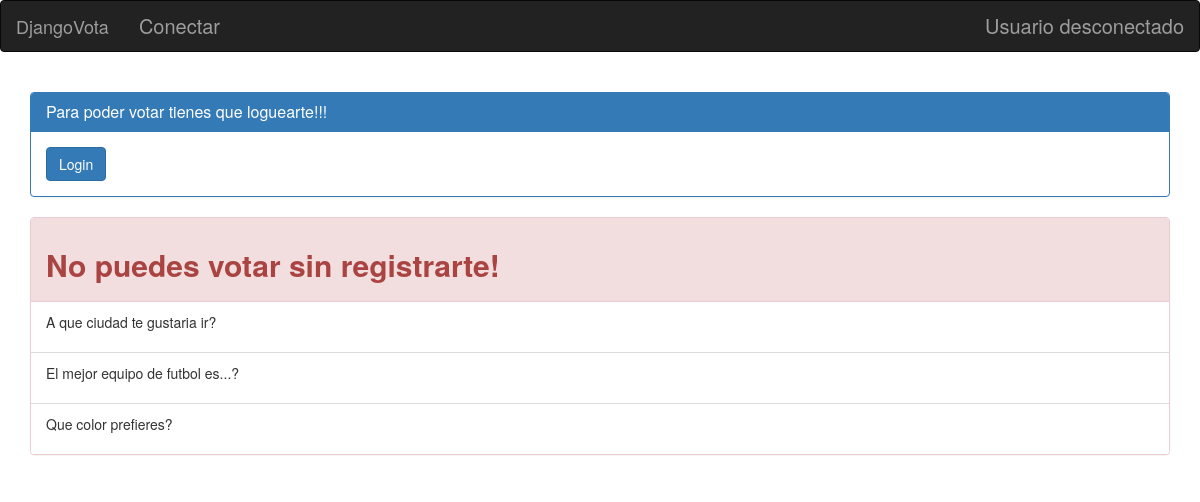
Before: /index/ with the older database file.
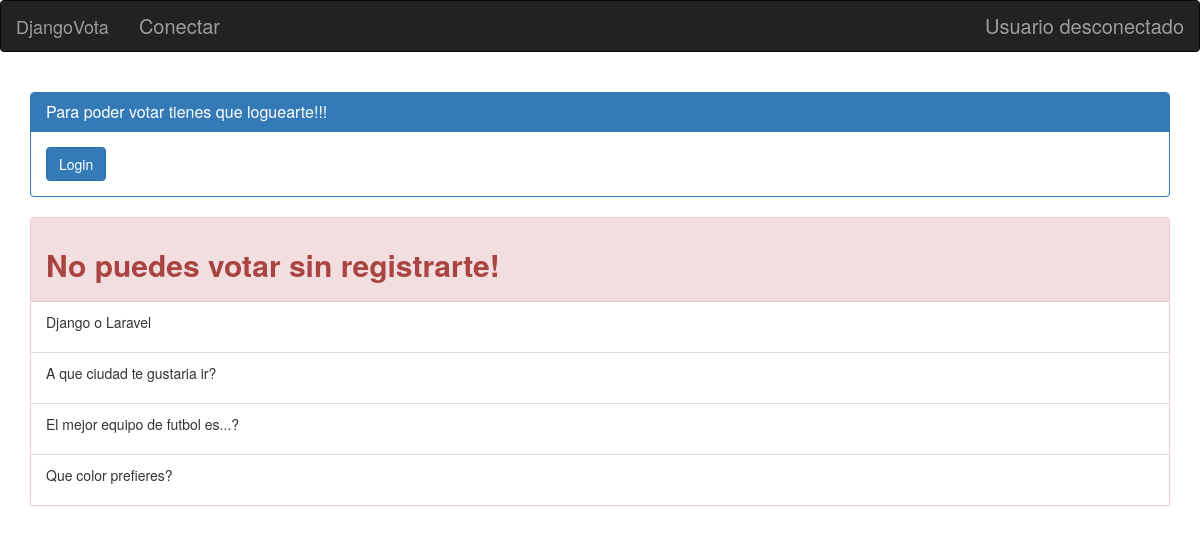
After: the same page with the newer database file.
### polls/models.py (models this page shows, shortened)
class Pregunta(models.Model):
	author = models.ForeignKey(settings.AUTH_USER_MODEL,on_delete=models.CASCADE,)
	textPregunta = models.CharField(max_length=200)
	dataPubli = models.DateTimeField('Fecha de publicacion')

### polls/views.py (the view)
# urls.py: path('index/', views.IndexView.as_view(), name='index'),
class IndexView(generic.ListView):
    template_name = 'polls/index.html'
    context_object_name = 'latest_question_list'
    def get_queryset(self):
        return Pregunta.objects.order_by('-dataPubli')[:5]

### polls/templates/polls/index.html (shortened to what this page needs)
{% extends 'base_generic.html' %}
{%block content%}
<div id="principal">
	{% load static %}
	<link rel="stylesheet" type="text/css" href="{% static 'polls/style.css' %}" />
{% if user.is_authenticated %}
	<div class="panel panel-primary" style="width: 700px; margin-left: 10%">
  			<div class="panel-heading"><h2><strong>A votar</strong></h2></div>
 				{% if latest_question_list %}
  				<ul class="list-group">
  					{% for pregunta in latest_question_list %}
        				<li class="list-group-item"><a href="{% url 'polls:detail' pregunta.id %}">{{ pregunta.textPregunta }}</a></li>
    				{% endfor %}
  				</ul>
  				{% else %}
    				<p>No hay opciones para votar.</p>
				{% endif %}
		</div>
		{%else%}
		<div class="container">
		<div class="panel panel-primary">
  			<div class="panel-heading">
    			<h3 class="panel-title">Para poder votar tienes que loguearte!!!</h3>
  			</div>
  			<div class="panel-body">
    			<a href="http://127.0.0.1:8000/accounts/login" class="btn btn-primary">Login</a>
  			</div>
		</div>
		<div class="panel panel-danger">
  			<div class="panel-heading"><h2><strong>No puedes votar sin registrarte!</strong></h2></div>
 				{% if latest_question_list %}
  				<ul class="list-group">
  					{% for pregunta in latest_question_list %}
        				<li class="list-group-item"><p>{{ pregunta.textPregunta }}</p></li>
    				{% endfor %}
  				</ul>
  				{% else %}
    				<p>No hay opciones para votar.</p>
				{% endif %}
		</div>
		{%endif%}
</div>
{%endblock%}

Changed rows visible on the page:
added Pregunta: textPregunta "Django o Laravel"
